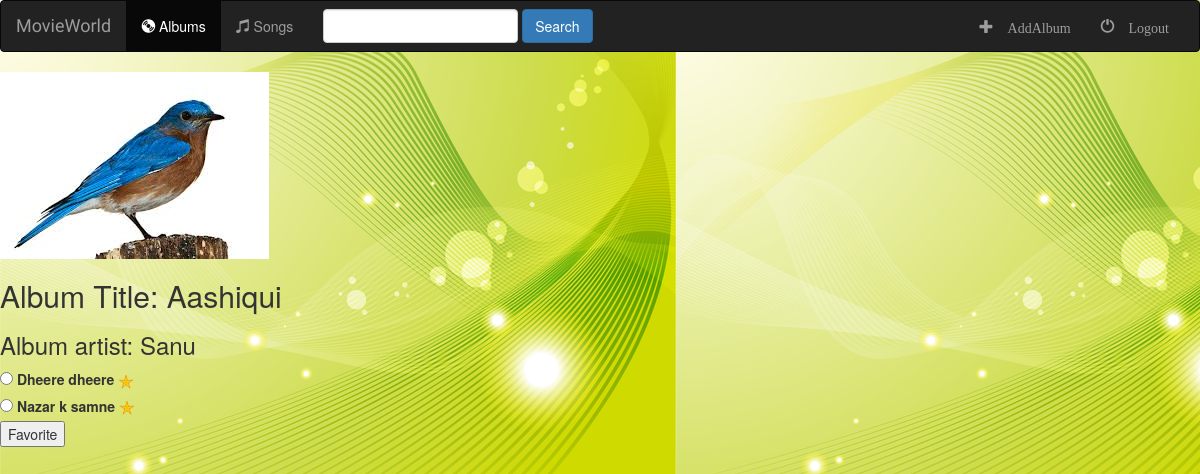
The app's page /music/1/ with its own data.
### music/models.py (models this page shows, shortened)
class Album(models.Model):
    artist = models.CharField(max_length=200)
    album_title = models.CharField(max_length=200)
    genre = models.CharField(max_length=200)
    album_logo = models.CharField(max_length=200)

class Song(models.Model):
    album = models.ForeignKey(Album, on_delete=models.CASCADE)
    song_title = models.CharField(max_length=200)
    file_type = models.CharField(max_length=100)
    is_favorite = models.BooleanField(default=False)

### music/views.py (the view)
# urls.py: path('<int:id>/', views.details, name='detail'),
def details(request, id):
    album = get_object_or_404(Album, pk=id)
    return render(request, 'music/detail.html', {'album': album})

### music/templates/music/detail.html (shortened to what this page needs)
{% extends 'music/base.html' %}
{% load static %}
{% block body %}
    <img src="{% static 'music/images/bird.jpg' %}">
    <h2>Album Title: {{album.album_title}}</h2>
    <h3>Album artist: {{album.artist}}</h3>
    {% if error_msg %}
        <p><strong>{{error_msg}}</strong></p>
    {% else %}
    <form action="{% url 'music:favorite' album.id %}" method="post">
        {% for song in album.song_set.all %}
            <input type="radio" id="song{{ forloop.counter }}" name="song" value="{{song.id}}"/>
            <label for="song{{ forloop.counter }}">
                {{song.song_title}}
                {% if song.is_favorite %}
                    <img src="{% static 'music/images/star.png' %}" alt="my image"/>
                {% endif %}
            </label><br>
        {% endfor %}
        <input type="submit" value="Favorite">
    </form>
    {% endif %}
{% endblock %}

### music/static/music/styles.css (style rules this page uses)
body { background: url('images/background.png') }

### records on screen
Album: album_title "Aashiqui", artist "Sanu"
Song: song_title "Dheere dheere", is_favorite True (drawn)
Song: song_title "Nazar k samne", is_favorite True (drawn)
